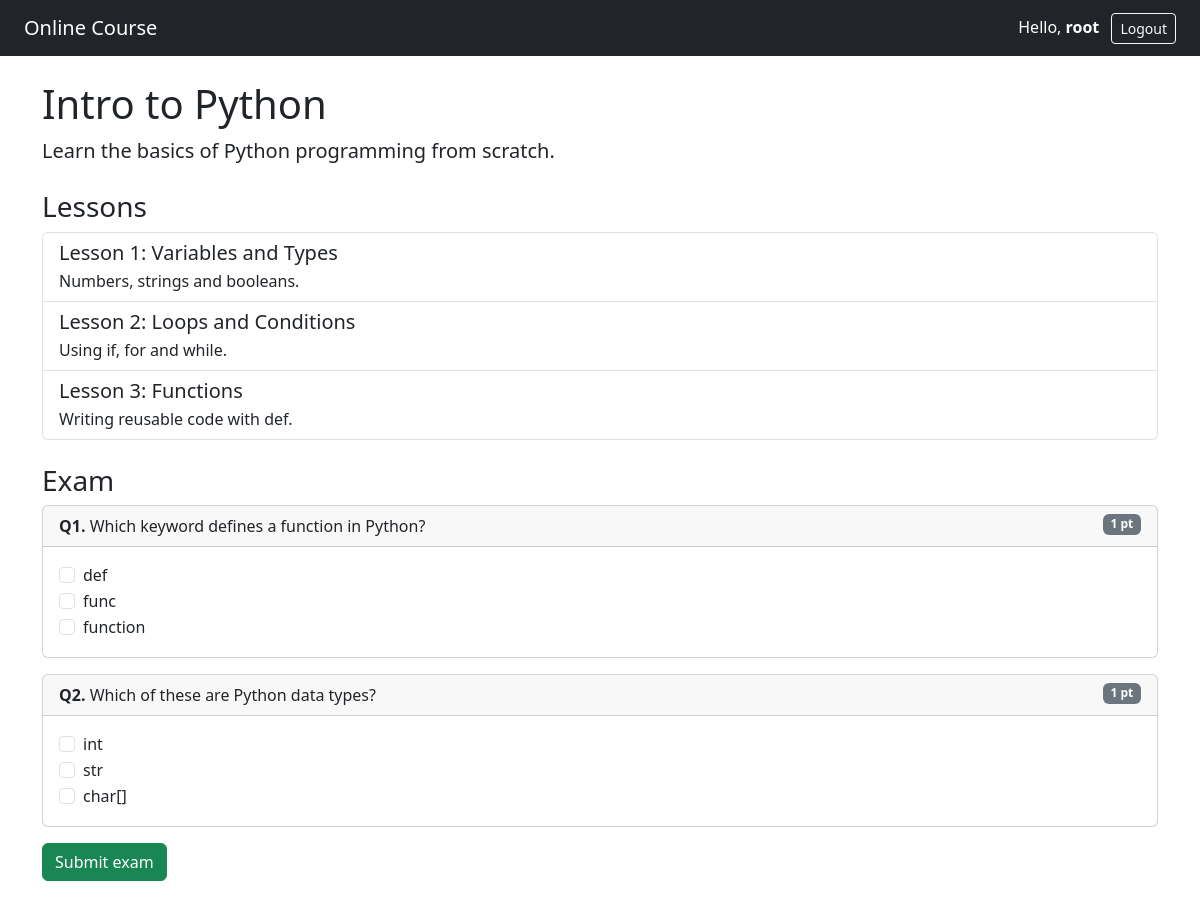
/onlinecourse/1/ (signed in), run on the app's committed database.
### onlinecourse/models.py (models this page shows, shortened)
class Course(models.Model):
    name = models.CharField(null=False, max_length=30, default='online course')
    image = models.ImageField(upload_to='course_images/', blank=True, null=True)
    description = models.CharField(max_length=1000)
    pub_date = models.DateField(null=True)
    instructors = models.ManyToManyField(Instructor)
    users = models.ManyToManyField(settings.AUTH_USER_MODEL, through='Enrollment')
    total_enrollment = models.IntegerField(default=0)
    is_enrolled = False

class Lesson(models.Model):
    title = models.CharField(max_length=200, default="title")
    order = models.IntegerField(default=0)
    course = models.ForeignKey(Course, on_delete=models.CASCADE)
    content = models.TextField()

class Question(models.Model):
    course = models.ForeignKey(Course, on_delete=models.CASCADE)
    question_text = models.TextField()
    grade = models.IntegerField(default=1)  # points this question is worth

class Choice(models.Model):
    question = models.ForeignKey(Question, on_delete=models.CASCADE)
    choice_text = models.TextField()
    is_correct = models.BooleanField(default=False)

### onlinecourse/views.py (the view)
# urls.py: path('<int:pk>/', views.CourseDetailsView.as_view(), name='course_details'),
class CourseDetailsView(generic.DetailView):
    model = Course
    template_name = 'onlinecourse/course_details_bootstrap.html'
    def get_context_data(self, **kwargs):
        context = super().get_context_data(**kwargs)
        user = self.request.user
        context['is_enrolled'] = (user.is_authenticated and
                                  Enrollment.objects.filter(user=user, course=self.object).exists())
        return context

### onlinecourse/templates/onlinecourse/course_details_bootstrap.html (shortened to what this page needs)
<!DOCTYPE html>
<html>
<head><meta charset="utf-8"><title>{{ course.name }}</title><link rel="stylesheet" href="https://cdn.jsdelivr.net/npm/bootstrap@5.3.3/dist/css/bootstrap.min.css"></head>
<body>
<nav class="navbar navbar-dark bg-dark px-4 mb-4">
  <a class="navbar-brand" href="{% url 'onlinecourse:index' %}">Online Course</a>
  <div class="text-white">
    {% if user.is_authenticated %}
      Hello, <b>{{ user.username }}</b>
      <a class="btn btn-outline-light btn-sm ms-2" href="{% url 'onlinecourse:logout' %}">Logout</a>
    {% else %}
      <a class="btn btn-outline-light btn-sm" href="{% url 'onlinecourse:login' %}">Login</a>
      <a class="btn btn-primary btn-sm" href="{% url 'onlinecourse:registration' %}">Sign up</a>
    {% endif %}
  </div>
</nav>
<div class="container">
  <h1>{{ course.name }}</h1>
  <p class="lead">{{ course.description }}</p>
  <h3 class="mt-4">Lessons</h3>
  <div class="list-group mb-4">
    {% for lesson in course.lesson_set.all %}
      <div class="list-group-item">
        <h5 class="mb-1">Lesson {{ lesson.order }}: {{ lesson.title }}</h5>
        <p class="mb-0">{{ lesson.content }}</p>
      </div>
    {% empty %}
      <div class="list-group-item">No lessons yet.</div>
    {% endfor %}
  </div>
  {% if user.is_authenticated and is_enrolled %}
    <h3>Exam</h3>
    <form action="{% url 'onlinecourse:submit' course.id %}" method="post">
      {% for question in course.question_set.all %}
        <div class="card mb-3">
          <div class="card-header"><b>Q{{ forloop.counter }}.</b> {{ question.question_text }}
            <span class="badge bg-secondary float-end">{{ question.grade }} pt</span></div>
          <div class="card-body">
            {% for choice in question.choice_set.all %}
              <div class="form-check">
                <input class="form-check-input" type="checkbox"
                       name="choice_{{ choice.id }}" id="choice_{{ choice.id }}" value="{{ choice.id }}">
                <label class="form-check-label" for="choice_{{ choice.id }}">{{ choice.choice_text }}</label>
              </div>
            {% endfor %}
          </div>
        </div>
      {% endfor %}
      <button type="submit" class="btn btn-success mb-5">Submit exam</button>
    </form>
  {% elif user.is_authenticated %}
    <a class="btn btn-primary mb-5" href="{% url 'onlinecourse:enroll' course.id %}">Enroll now</a>
  {% else %}
    <p class="mb-5">Please <a href="{% url 'onlinecourse:login' %}">log in</a> to enroll and take the exam.</p>
  {% endif %}
</div>
</body></html>

### data on the page
Course: name "Intro to Python", description "Learn the basics of Python programming from scratch."
Lesson: order "1", title "Variables and Types", content "Numbers, strings and booleans."
Lesson: order "2", title "Loops and Conditions", content "Using if, for and while."
Lesson: order "3", title "Functions", content "Writing reusable code with def."
Question: question_text "Which keyword defines a function in Python?", grade "1"
Choice: choice_text "def"
Choice: choice_text "func"
Choice: choice_text "function"
Question: question_text "Which of these are Python data types?", grade "1"
Choice: choice_text "int"
Choice: choice_text "str"
Choice: choice_text "char[]"

### other printed values
{{ user.username }} "root"
